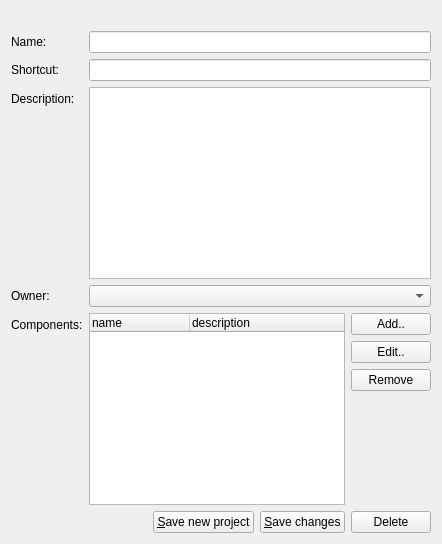
     <widget class="QWidget" name="project">
      <property name="action:readProject" stdset="0">
       <string>readProject project { id={projects.projectList.selected:0} }</string>
      </property>
      <property name="dataslot" stdset="0">
       <string>readProject,switchProject</string>
      </property>
      <property name="answer" stdset="0">
       <string>Project project { id={main.objects.selected}; id2={main.content.projects.projectList.selected}; id3={main.content.component.componentProject.id}; shortcut {{main.content.project.projectShortcut}}; name {{main.content.project.projectName}}; description {{main.content.project.projectDescription}}; owner { id={main.content.project.projectOwner.selected}; login {{?}} }; component[] { id={projectComponents.row.id}; name {{projectComponents.row.name}}; description {{projectComponents.row.description}} } }</string>
      </property>
      <property name="action:switchProject" stdset="0">
       <string>readProject project { id={main.objects.selected:0} }</string>
      </property>
      <layout class="QFormLayout" name="formLayout_3">
       <property name="fieldGrowthPolicy">
        <enum>QFormLayout::AllNonFixedFieldsGrow</enum>
       </property>
       <item row="0" column="0">
        <widget class="QLabel" name="label_8">
         <property name="text">
          <string/>
         </property>
         <property name="pixmap">
          <pixmap resource="../wolfzilla.qrc">:/images/project.png</pixmap>
         </property>
        </widget>
       </item>
       <item row="1" column="0">
        <widget class="QLabel" name="label_7">
         <property name="text">
          <string>Name:</string>
         </property>
         <property name="buddy">
          <cstring>projectName</cstring>
         </property>
        </widget>
       </item>
       <item row="1" column="1">
        <widget class="QLineEdit" name="projectName">
         <property name="initialFocus" stdset="0">
          <bool>true</bool>
         </property>
        </widget>
       </item>
       <item row="2" column="0">
        <widget class="QLabel" name="label_6">
         <property name="text">
          <string>Shortcut:</string>
         </property>
         <property name="buddy">
          <cstring>projectShortcut</cstring>
         </property>
        </widget>
       </item>
       <item row="2" column="1">
        <widget class="QLineEdit" name="projectShortcut">
         <property name="text">
          <string/>
         </property>
        </widget>
       </item>
       <item row="3" column="0">
        <widget class="QLabel" name="label_9">
         <property name="text">
          <string>Description:</string>
         </property>
         <property name="buddy">
          <cstring>projectDescription</cstring>
         </property>
        </widget>
       </item>
       <item row="3" column="1">
        <widget class="QTextEdit" name="projectDescription"/>
       </item>
       <item row="4" column="0">
        <widget class="QLabel" name="label_10">
         <property name="text">
          <string>Owner:</string>
         </property>
         <property name="buddy">
          <cstring>projectOwner</cstring>
         </property>
        </widget>
       </item>
       <item row="4" column="1">
        <layout class="QHBoxLayout" name="horizontalLayout_5">
         <item>
          <widget class="QComboBox" name="projectOwner">
           <property name="action" stdset="0">
            <string>listUsers users { }</string>
           </property>
           <property name="answer" stdset="0">
            <string>UserList users { user[] { id={item.id}; login {{item.text}}; firstName{{?}}; lastName{{?}}; email{{?}} }</string>
           </property>
           <property name="dataslot" stdset="0">
            <string>refreshUsers</string>
           </property>
           <property name="action:refreshUsers" stdset="0">
            <string>listUsers users { }</string>
           </property>
          </widget>
         </item>
        </layout>
       </item>
       <item row="5" column="0">
        <widget class="QLabel" name="label_13">
         <property name="text">
          <string>Components:</string>
         </property>
         <property name="buddy">
          <cstring>projectComponents</cstring>
         </property>
         <property name="state:visible" stdset="0">
          <string>{main.objects.selected}&gt;10000</string>
         </property>
        </widget>
       </item>
       <item row="5" column="1">
        <layout class="QHBoxLayout" name="horizontalLayout_7">
         <item>
          <widget class="QTreeWidget" name="projectComponents">
           <property name="rootIsDecorated">
            <bool>false</bool>
           </property>
           <property name="state:visible" stdset="0">
            <string>{main.objects.selected}&gt;10000</string>
           </property>
           <property name="column:0:width" stdset="0">
            <UInt>200</UInt>
           </property>
           <column>
            <property name="text">
             <string>name</string>
            </property>
           </column>
           <column>
            <property name="text">
             <string>description</string>
            </property>
           </column>
          </widget>
         </item>
         <item>
          <layout class="QVBoxLayout" name="verticalLayout">
           <item>
            <widget class="QPushButton" name="addComponentButton">
             <property name="enabled">
              <bool>true</bool>
             </property>
             <property name="text">
              <string>Add..</string>
             </property>
             <property name="checkable">
              <bool>false</bool>
             </property>
             <property name="checked">
              <bool>false</bool>
             </property>
             <property name="state:visible" stdset="0">
              <string>{main.objects.selected}&gt;10000</string>
             </property>
             <property name="datasignal:clicked" stdset="0">
              <string>readComponent</string>
             </property>
            </widget>
           </item>
           <item>
            <widget class="QPushButton" name="editComponentButton">
             <property name="text">
              <string>Edit..</string>
             </property>
             <property name="state:enabled" stdset="0">
              <string>{main.content.project.projectComponents.selected}&gt;0</string>
             </property>
             <property name="state:visible" stdset="0">
              <string>{main.objects.selected}&gt;10000</string>
             </property>
             <property name="datasignal:clicked" stdset="0">
              <string>readComponent</string>
             </property>
            </widget>
           </item>
           <item>
            <widget class="QPushButton" name="removeComponentButton">
             <property name="text">
              <string>Remove</string>
             </property>
             <property name="state:enabled" stdset="0">
              <string>{main.content.project.projectComponents.selected}&gt;0</string>
             </property>
             <property name="state:visible" stdset="0">
              <string>{main.objects.selected}&gt;10000</string>
             </property>
             <property name="form" stdset="0">
              <string>component_delete?id={main.content.project.projectComponents.selected}</string>
             </property>
            </widget>
           </item>
           <item>
            <spacer name="verticalSpacer">
             <property name="orientation">
              <enum>Qt::Vertical</enum>
             </property>
             <property name="sizeHint" stdset="0">
              <size>
               <width>20</width>
               <height>40</height>
              </size>
             </property>
            </spacer>
           </item>
          </layout>
         </item>
        </layout>
       </item>
       <item row="6" column="0" colspan="2">
        <layout class="QHBoxLayout" name="horizontalLayout_4">
         <item>
          <spacer name="horizontalSpacer_4">
           <property name="orientation">
            <enum>Qt::Horizontal</enum>
           </property>
           <property name="sizeHint" stdset="0">
            <size>
             <width>40</width>
             <height>20</height>
            </size>
           </property>
          </spacer>
         </item>
         <item>
          <widget class="QPushButton" name="pushButton_5">
           <property name="text">
            <string>&amp;Save new project</string>
           </property>
           <property name="action" stdset="0">
            <string>updateProject project { id={main.content.projects.projectList.selected:?}; shortcut {{main.content.project.projectShortcut}}; name {{main.content.project.projectName}};  description {{main.content.project.projectDescription}}; owner { id={main.content.project.projectOwner.selected} } }</string>
           </property>
           <property name="datasignal:clicked" stdset="0">
            <string>refreshProjects,showProjectList</string>
           </property>
           <property name="state:visible" stdset="0">
            <string>{main.objects.selected}=10000</string>
           </property>
          </widget>
         </item>
         <item>
          <widget class="QPushButton" name="pushButton_4">
           <property name="text">
            <string>&amp;Save changes</string>
           </property>
           <property name="action" stdset="0">
            <string>updateProject project { id={main.content.projects.projectList.selected:?}; shortcut {{main.content.project.projectShortcut}}; name {{main.content.project.projectName}};  description {{main.content.project.projectDescription}}; owner { id={main.content.project.projectOwner.selected} } }</string>
           </property>
           <property name="datasignal:clicked" stdset="0">
            <string>refreshProjects,showProjectList</string>
           </property>
           <property name="state:visible" stdset="0">
            <string>{main.objects.selected}&gt;10000</string>
           </property>
          </widget>
         </item>
         <item>
          <widget class="QPushButton" name="deleteButton_3">
           <property name="text">
            <string>Delete</string>
           </property>
           <property name="form" stdset="0">
            <string>project_delete?id={main.content.projects.projectList.selected}</string>
           </property>
           <property name="state:visible" stdset="0">
            <string>{main.objects.selected}&gt;10000</string>
           </property>
          </widget>
         </item>
        </layout>
       </item>
      </layout>
     </widget>
